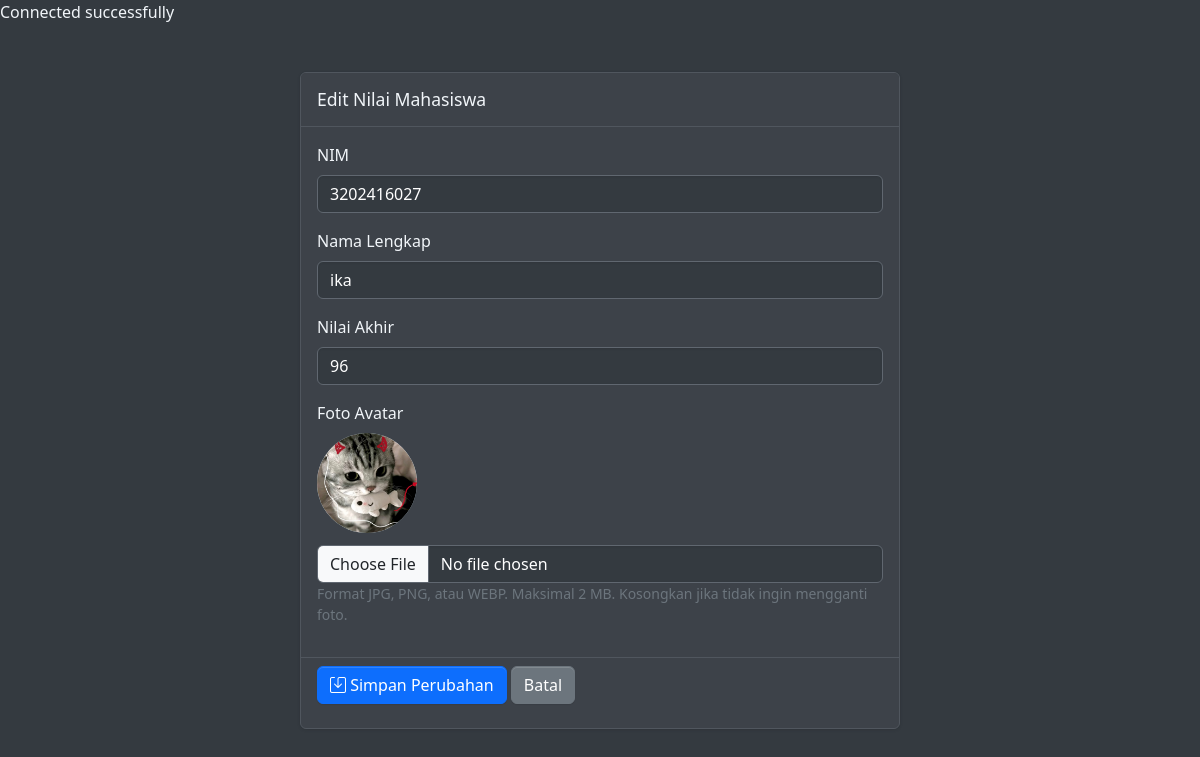
Page /editnilai.php?nim=3202416027 on the committed database.
### tables this page shows
CREATE TABLE `nilaimahasiswa` (
  `NIM` varchar(10) NOT NULL,
  `NamaMahasiswa` varchar(100) NOT NULL,
  `NilaiAkhir` float NOT NULL,
  `NilaiHuruf` char(5) DEFAULT NULL,
  `Predikat` varchar(20) DEFAULT NULL,
  `created_date` datetime NOT NULL,
  `modified_date` datetime NOT NULL,
  `avatar` varchar(300) NOT NULL
);

### editnilai.php (the view, shortened to what this page needs)
<?php
require_once __DIR__ . "/connect.php";
function e($value) {
    return htmlspecialchars(
        (string) $value,
        ENT_QUOTES,
        "UTF-8"
    );
}
$nim = trim($_GET["nim"] ?? "");
$sql = "SELECT * FROM nilaimahasiswa WHERE NIM = ?";
$stmt = mysqli_prepare($conn, $sql);
mysqli_stmt_bind_param($stmt, "s", $nim);
mysqli_stmt_execute($stmt);
$result = mysqli_stmt_get_result($stmt);
$data = mysqli_fetch_assoc($result);
$avatarLama = $data["avatar"] ?? "";
$foto = "";
if (
    $avatarLama !== "" &&
    is_file(__DIR__ . "/uploads/" . basename($avatarLama))
) {
    $foto = "uploads/" . basename($avatarLama);
}
?>
<!DOCTYPE html>
<html lang="id">
<head>
    <link rel="stylesheet" href="./css/adminlte.css">
    <link rel="stylesheet"
          href="https://cdn.jsdelivr.net/npm/bootstrap-icons@1.13.1/font/bootstrap-icons.min.css">
</head>
<body>
<div class="container py-5">
    <div class="card mx-auto" style="max-width: 600px">
        <div class="card-header">
            <h3 class="card-title">Edit Nilai Mahasiswa</h3>
        </div>
        <form action="updatenilai.php"
              method="post"
              enctype="multipart/form-data">
            <div class="card-body">
                <div class="mb-3">
                    <label for="nim_baru" class="form-label">
                        NIM
                    </label>
                    <input type="text"
                           id="nim_baru"
                           name="nim_baru"
                           class="form-control"
                           maxlength="20"
                           value="<?= e($data['NIM']) ?>"
                           required>
                </div>
                <div class="mb-3">
                    <label for="namamahasiswa" class="form-label">
                        Nama Lengkap
                    </label>
                    <input type="text"
                           id="namamahasiswa"
                           name="namamahasiswa"
                           class="form-control"
                           maxlength="100"
                           value="<?= e($data['NamaMahasiswa']) ?>"
                           required>
                </div>
                <div class="mb-3">
                    <label for="nilaiakhir" class="form-label">
                        Nilai Akhir
                    </label>
                    <input type="number"
                           id="nilaiakhir"
                           name="nilaiakhir"
                           class="form-control"
                           min="0"
                           max="100"
                           step="0.01"
                           value="<?= e($data['NilaiAkhir']) ?>"
                           required>
                </div>
                <div class="mb-3">
                    <label class="form-label">Foto Avatar</label>
                    <?php if ($foto !== ""): ?>
                        <div>
                            <img src="<?= e($foto) ?>"
                                 class="avatar-preview"
                                 alt="Avatar mahasiswa">
                        </div>
                    <?php else: ?>
                        <p class="text-secondary">
                            Belum ada foto. Kamu bisa mengunggah foto baru.
                        </p>
                    <?php endif; ?>
                    <input type="file"
                           id="avatar"
                           name="avatar"
                           class="form-control"
                           accept="image/jpeg,image/png,image/webp">
                    <small class="text-secondary">
                        Format JPG, PNG, atau WEBP. Maksimal 2 MB.
                        Kosongkan jika tidak ingin mengganti foto.
                    </small>
                </div>
            </div>
            <div class="card-footer">
                <button type="submit" class="btn btn-primary">
                    <i class="bi bi-save"></i>
                    Simpan Perubahan
                </button>
                <a href="bacanilaimhsw.php"
                   class="btn btn-secondary">
                    Batal
                </a>
            </div>
        </form>
    </div>
</div>
</body>
</html>

### editnilai.php (style rules this page uses)
body { background: #343a40; color: #f1f5f9; }
.card, .card-header, .card-body, .card-footer { background: #3d4249; color: #f1f5f9; border-color: #50565e; }
.form-control { background: #343a40; color: white; border-color: #606770; }
.avatar-preview { width: 100px; height: 100px; border-radius: 50%; object-fit: cover; margin-bottom: 12px; background: #d9f0ff; }

### rows in the picture
nilaimahasiswa: nim_baru "3202416027", namamahasiswa "ika", nilaiakhir "96", avatar (picture)
